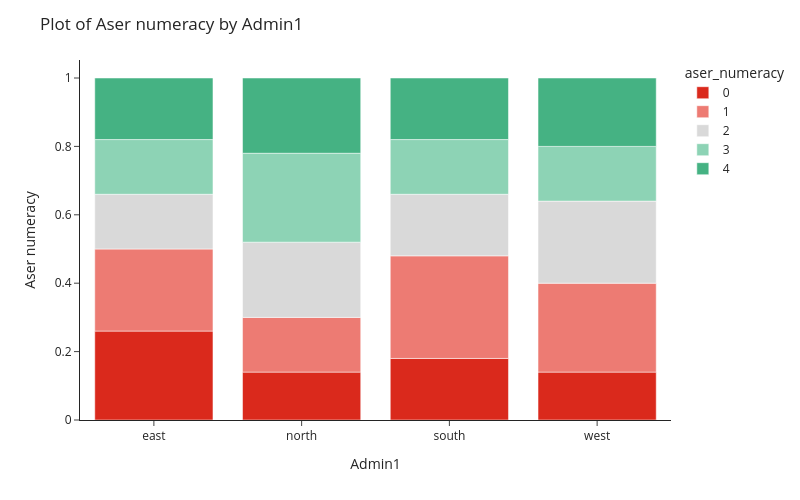

Notebook code for this chart:
### Code cell
figs[8]

### Figure 1 — Plotly figure (JSON) as saved in the notebook; plotly's stock layout.template omitted (floating-point values rounded to 4 significant figures)
{"data": [{"hovertemplate": "Admin1: %{x}<br>Aser numeracy: %{fullData.name}<br>%{y:.1%}<extra></extra>", "legendgroup": "0", "marker": {"color": "#da291c", "pattern": {"shape": ""}}, "name": "0", "orientation": "v", "showlegend": true, "textposition": "auto", "type": "bar", "x": ["east", "north", "south", "west"], "xaxis": "x", "y": [0.26, 0.14, 0.18, 0.14], "yaxis": "y"}, {"hovertemplate": "Admin1: %{x}<br>Aser numeracy: %{fullData.name}<br>%{y:.1%}<extra></extra>", "legendgroup": "1", "marker": {"color": "#ed7b73", "pattern": {"shape": ""}}, "name": "1", "orientation": "v", "showlegend": true, "textposition": "auto", "type": "bar", "x": ["east", "north", "south", "west"], "xaxis": "x", "y": [0.24, 0.16, 0.3, 0.26], "yaxis": "y"}, {"hovertemplate": "Admin1: %{x}<br>Aser numeracy: %{fullData.name}<br>%{y:.1%}<extra></extra>", "legendgroup": "2", "marker": {"color": "#D9D9D9", "pattern": {"shape": ""}}, "name": "2", "orientation": "v", "showlegend": true, "textposition": "auto", "type": "bar", "x": ["east", "north", "south", "west"], "xaxis": "x", "y": [0.16, 0.22, 0.18, 0.24], "yaxis": "y"}, {"hovertemplate": "Admin1: %{x}<br>Aser numeracy: %{fullData.name}<br>%{y:.1%}<extra></extra>", "legendgroup": "3", "marker": {"color": "#8dd3b5", "pattern": {"shape": ""}}, "name": "3", "orientation": "v", "showlegend": true, "textposition": "auto", "type": "bar", "x": ["east", "north", "south", "west"], "xaxis": "x", "y": [0.16, 0.26, 0.16, 0.16], "yaxis": "y"}, {"hovertemplate": "Admin1: %{x}<br>Aser numeracy: %{fullData.name}<br>%{y:.1%}<extra></extra>", "legendgroup": "4", "marker": {"color": "#45b283", "pattern": {"shape": ""}}, "name": "4", "orientation": "v", "showlegend": true, "textposition": "auto", "type": "bar", "x": ["east", "north", "south", "west"], "xaxis": "x", "y": [0.18, 0.22, 0.18, 0.2], "yaxis": "y"}], "layout": {"barmode": "relative", "height": 500, "legend": {"title": {"text": "aser_numeracy"}, "tracegroupgap": 0}, "margin": {"t": 60}, "showlegend": true, "title": {"text": "Plot of Aser numeracy by Admin1"}, "width": 800, "xaxis": {"anchor": "y", "domain": [0, 1], "ticktext": ["north", "south", "east", "west"], "tickvals": ["north", "south", "east", "west"], "title": {"text": "Admin1"}}, "yaxis": {"anchor": "x", "domain": [0, 1], "title": {"text": "Aser numeracy"}}}}
